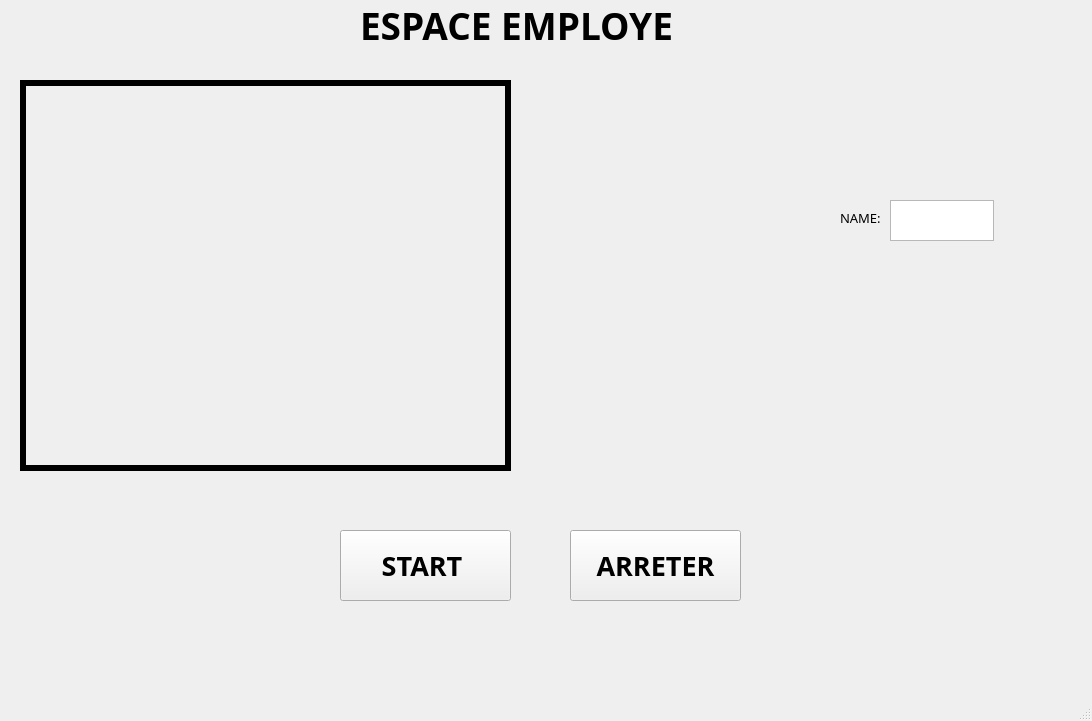
<?xml version="1.0" encoding="UTF-8"?>
<ui version="4.0">
 <class>MainWindow</class>
 <widget class="QMainWindow" name="MainWindow">
  <property name="geometry">
   <rect>
    <x>0</x>
    <y>0</y>
    <width>1092</width>
    <height>721</height>
   </rect>
  </property>
  <property name="windowTitle">
   <string>MainWindow</string>
  </property>
  <widget class="QWidget" name="centralwidget">
   <widget class="QLabel" name="label">
    <property name="geometry">
     <rect>
      <x>360</x>
      <y>-10</y>
      <width>431</width>
      <height>71</height>
     </rect>
    </property>
    <property name="font">
     <font>
      <family>Segoe UI Black</family>
      <pointsize>28</pointsize>
      <weight>75</weight>
      <bold>true</bold>
     </font>
    </property>
    <property name="text">
     <string>ESPACE EMPLOYE</string>
    </property>
   </widget>
   <widget class="QLabel" name="label_2">
    <property name="geometry">
     <rect>
      <x>840</x>
      <y>210</y>
      <width>55</width>
      <height>16</height>
     </rect>
    </property>
    <property name="font">
     <font>
      <family>Franklin Gothic Demi Cond</family>
      <pointsize>10</pointsize>
     </font>
    </property>
    <property name="text">
     <string>NAME:</string>
    </property>
   </widget>
   <widget class="QTextEdit" name="textEdit">
    <property name="geometry">
     <rect>
      <x>890</x>
      <y>200</y>
      <width>104</width>
      <height>41</height>
     </rect>
    </property>
   </widget>
   <widget class="QLabel" name="label_3">
    <property name="geometry">
     <rect>
      <x>20</x>
      <y>80</y>
      <width>491</width>
      <height>391</height>
     </rect>
    </property>
    <property name="frameShape">
     <enum>QFrame::Box</enum>
    </property>
    <property name="lineWidth">
     <number>6</number>
    </property>
    <property name="text">
     <string/>
    </property>
   </widget>
   <widget class="QPushButton" name="pushButton">
    <property name="geometry">
     <rect>
      <x>340</x>
      <y>530</y>
      <width>171</width>
      <height>71</height>
     </rect>
    </property>
    <property name="font">
     <font>
      <family>Yu Gothic UI Semibold</family>
      <pointsize>20</pointsize>
      <weight>75</weight>
      <bold>true</bold>
     </font>
    </property>
    <property name="styleSheet">
     <string notr="true">background-color: #4CAF50; \n&quot;
&quot;    border: none;\n&quot;
&quot;    color: white;\n&quot;
&quot;    padding: 10px 20px;\n&quot;
&quot;    text-align: center;\n&quot;
&quot;    text-decoration: none;\n&quot;
&quot;    display: inline-block;\n&quot;
&quot;    font-size: 20px;\n&quot;
&quot;    margin: 4px 2px;\n&quot;
&quot;    cursor: pointer;\n&quot;
&quot;    border-radius: 8px;\n&quot;</string>
    </property>
    <property name="text">
     <string>START </string>
    </property>
   </widget>
   <widget class="QPushButton" name="pushButton_2">
    <property name="geometry">
     <rect>
      <x>570</x>
      <y>530</y>
      <width>171</width>
      <height>71</height>
     </rect>
    </property>
    <property name="font">
     <font>
      <family>Yu Gothic UI Semibold</family>
      <pointsize>20</pointsize>
      <weight>75</weight>
      <bold>true</bold>
     </font>
    </property>
    <property name="styleSheet">
     <string notr="true">background-color: #4CAF50; \n&quot;
&quot;    border: none;\n&quot;
&quot;    color: white;\n&quot;
&quot;    padding: 10px 20px;\n&quot;
&quot;    text-align: center;\n&quot;
&quot;    text-decoration: none;\n&quot;
&quot;    display: inline-block;\n&quot;
&quot;    font-size: 20px;\n&quot;
&quot;    margin: 4px 2px;\n&quot;
&quot;    cursor: pointer;\n&quot;
&quot;    border-radius: 8px;\n&quot;</string>
    </property>
    <property name="text">
     <string>ARRETER</string>
    </property>
   </widget>
  </widget>
  <widget class="QMenuBar" name="menubar">
   <property name="geometry">
    <rect>
     <x>0</x>
     <y>0</y>
     <width>1092</width>
     <height>26</height>
    </rect>
   </property>
  </widget>
  <widget class="QStatusBar" name="statusbar"/>
 </widget>
 <resources/>
 <connections/>
</ui>
